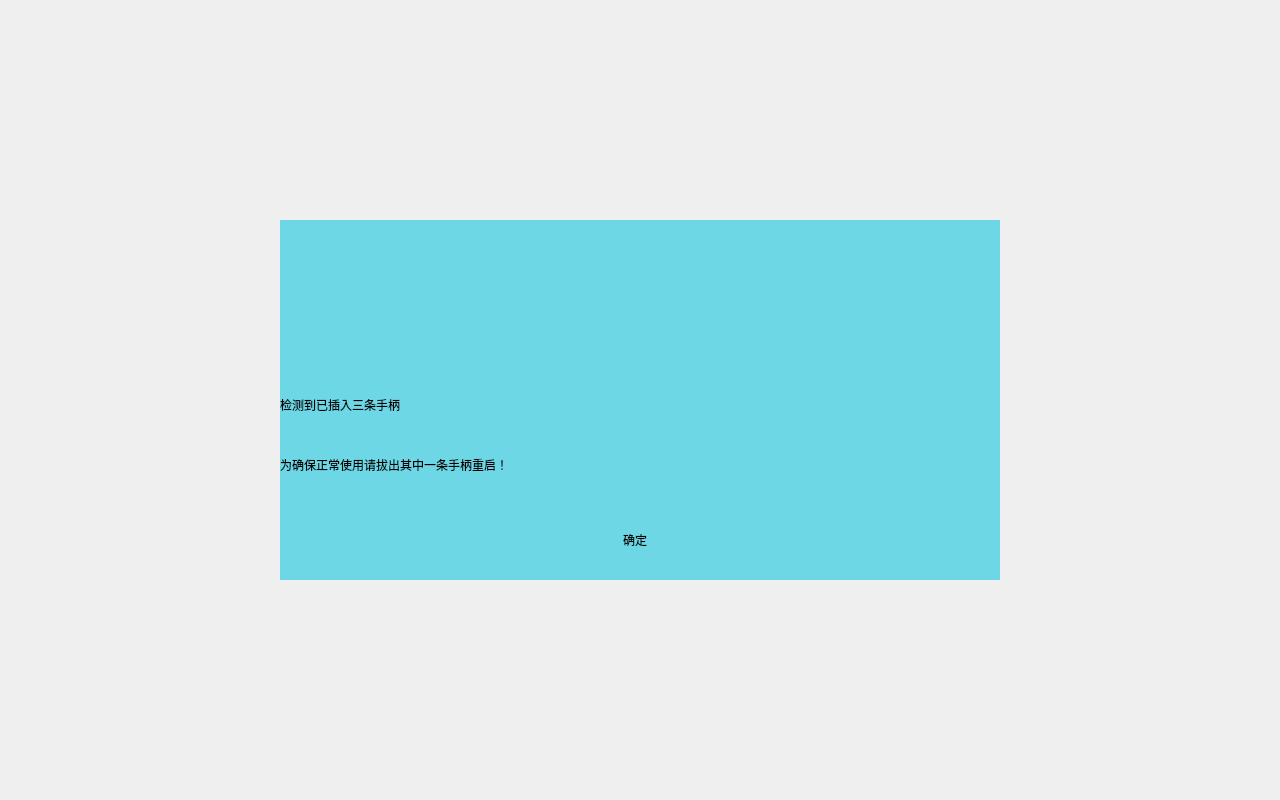
<?xml version="1.0" encoding="UTF-8"?>
<ui version="4.0">
 <class>sensor_restart</class>
 <widget class="QWidget" name="sensor_restart">
  <property name="geometry">
   <rect>
    <x>0</x>
    <y>0</y>
    <width>1280</width>
    <height>800</height>
   </rect>
  </property>
  <property name="windowTitle">
   <string>Form</string>
  </property>
  <widget class="QLabel" name="label_b">
   <property name="geometry">
    <rect>
     <x>280</x>
     <y>220</y>
     <width>720</width>
     <height>360</height>
    </rect>
   </property>
   <property name="styleSheet">
    <string notr="true">background-color: rgb(110, 215, 230);</string>
   </property>
   <property name="text">
    <string/>
   </property>
  </widget>
  <widget class="QLabel" name="label">
   <property name="geometry">
    <rect>
     <x>0</x>
     <y>0</y>
     <width>1280</width>
     <height>800</height>
    </rect>
   </property>
   <property name="text">
    <string/>
   </property>
  </widget>
  <widget class="QLabel" name="label_num1">
   <property name="geometry">
    <rect>
     <x>280</x>
     <y>440</y>
     <width>720</width>
     <height>50</height>
    </rect>
   </property>
   <property name="text">
    <string>为确保正常使用请拔出其中一条手柄重启！</string>
   </property>
  </widget>
  <widget class="QLabel" name="label_num2">
   <property name="geometry">
    <rect>
     <x>280</x>
     <y>380</y>
     <width>720</width>
     <height>50</height>
    </rect>
   </property>
   <property name="text">
    <string>检测到已插入三条手柄</string>
   </property>
  </widget>
  <widget class="QLabel" name="label_2">
   <property name="geometry">
    <rect>
     <x>575</x>
     <y>250</y>
     <width>120</width>
     <height>120</height>
    </rect>
   </property>
   <property name="styleSheet">
    <string notr="true">image: url(:/tu/警告.png);</string>
   </property>
   <property name="text">
    <string/>
   </property>
  </widget>
  <widget class="Label_sensor" name="label_ok">
   <property name="geometry">
    <rect>
     <x>585</x>
     <y>510</y>
     <width>100</width>
     <height>60</height>
    </rect>
   </property>
   <property name="text">
    <string>确定</string>
   </property>
   <property name="alignment">
    <set>Qt::AlignCenter</set>
   </property>
  </widget>
  <zorder>label</zorder>
  <zorder>label_b</zorder>
  <zorder>label_num1</zorder>
  <zorder>label_num2</zorder>
  <zorder>label_2</zorder>
  <zorder>label_ok</zorder>
 </widget>
 <customwidgets>
  <customwidget>
   <class>Label_sensor</class>
   <extends>QLabel</extends>
   <header>sensor_restart.h</header>
  </customwidget>
 </customwidgets>
 <resources/>
 <connections/>
</ui>
